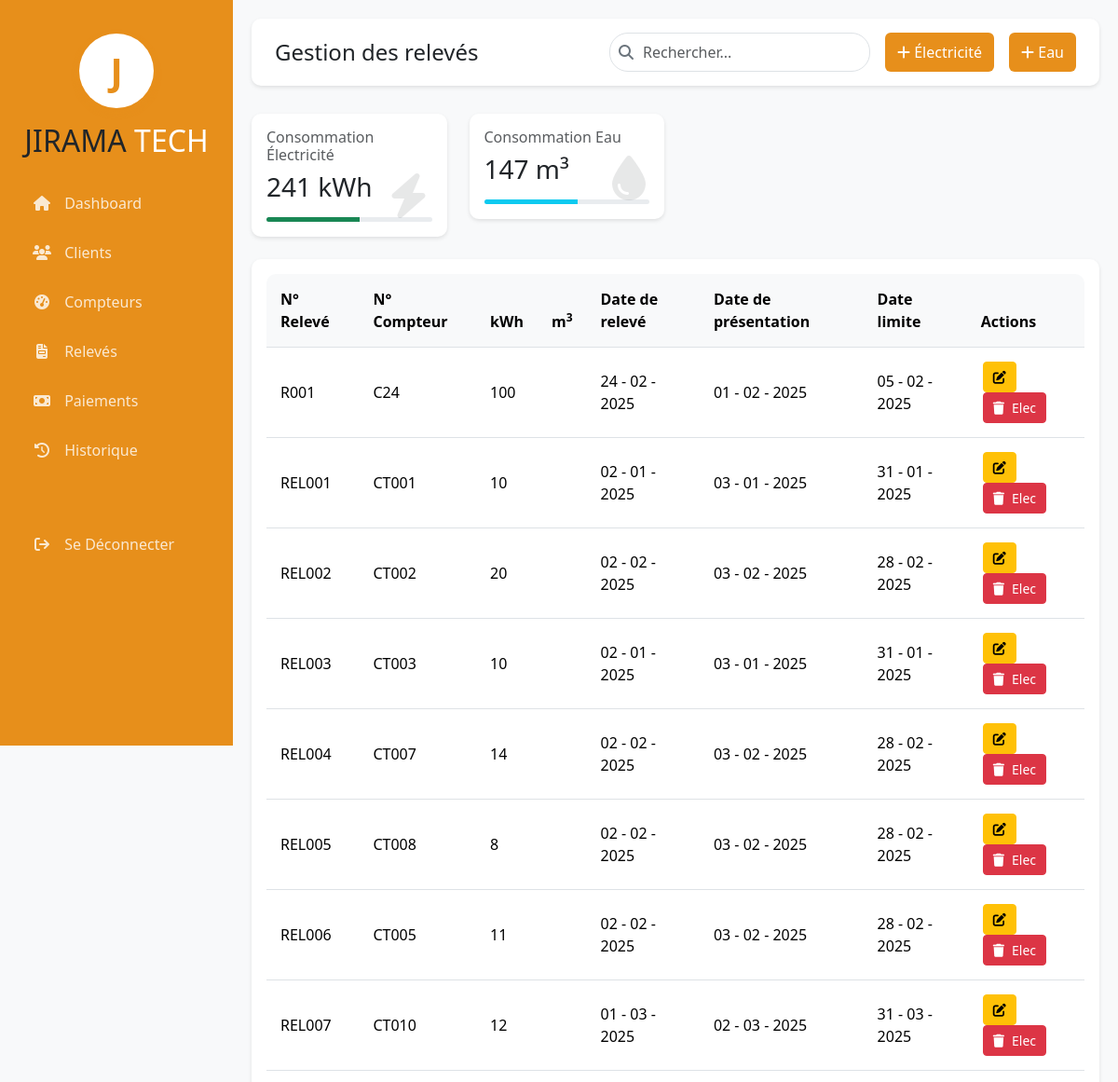
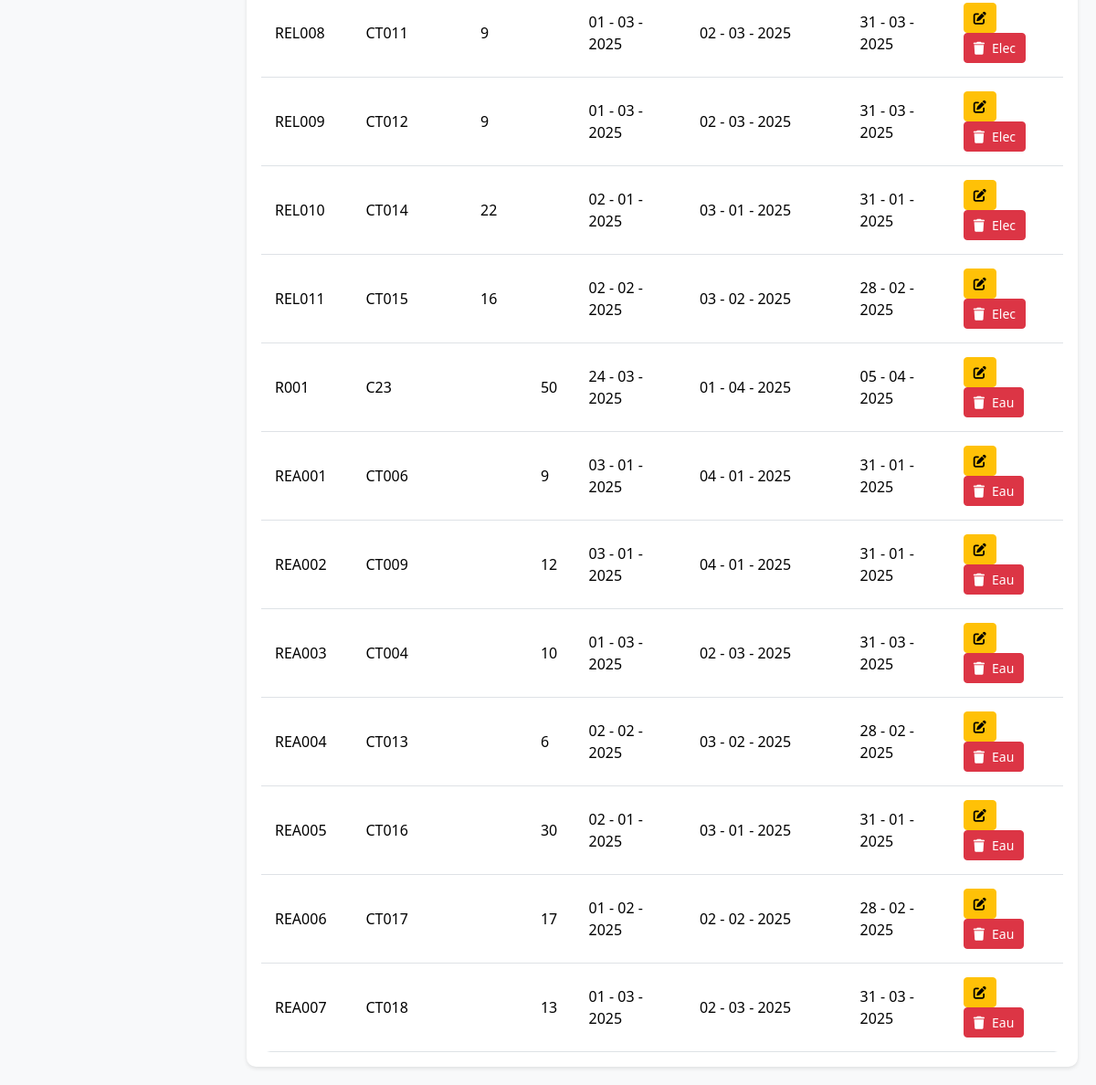
Page /releves.php on the committed database (2 pictures, top to bottom).
### tables this page shows
CREATE TABLE `releve_elec` (
  `codeElec` varchar(50) NOT NULL,
  `codecompteur` varchar(50) NOT NULL,
  `valeur1` int(11) NOT NULL,
  `date_releve` date NOT NULL,
  `date_presentation` date NOT NULL,
  `date_limite_paie` date NOT NULL
);

CREATE TABLE `releve_eau` (
  `codeEau` varchar(50) NOT NULL,
  `codecompteur` varchar(50) NOT NULL,
  `valeur2` int(11) NOT NULL,
  `date_releve2` date NOT NULL,
  `date_presentation2` date NOT NULL,
  `date_limite_paie2` date NOT NULL
);

### releves.php (the view, shortened to what this page needs)
<?php
include("siderbar.php");
?>
<div class="main-content">
    <div class="top-bar d-flex justify-content-between align-items-center">
        <h4 class="mb-0">Gestion des relevés</h4>
        <div class="d-flex gap-3">
            <div class="search-box">
                <i class="fas fa-search"></i>
                <input type="text" id="searchInput" class="form-control" placeholder="Rechercher...">
            </div>
            <button class="btn new-modal" data-bs-toggle="modal" data-bs-target="#addModalEl">
                <i class="fas fa-plus"></i> Électricité
            </button>
            <button class="btn new-modal" data-bs-toggle="modal" data-bs-target="#addModalEa">
                <i class="fas fa-plus"></i> Eau
            </button>
        </div>
    </div>
    <div class="row mb-4">
        <div class="col-md-3">
            <div class="card stats-card">
                <div class="card-body">
                    <?php
                    include 'database.php';
                    $query_selec = "SELECT SUM(valeur1) AS total_valeur1 FROM releve_elec";
                    $result=mysqli_query($con, $query_selec);
                    $row=mysqli_fetch_assoc($result);
                    $total_valeur1 = $row['total_valeur1'];
                    $max_totelec=100;
                    $progress=($total_valeur1/ $max_totelec)*100;
                    $progress=min($progress, 100);
                    ?>
                    <h6 class="text-muted">Consommation Électricité</h6>
                    <h3><?php echo $row['total_valeur1'];?> kWh</h3>
                    <div class="progress">
                        <div class="progress-bar bg-success" style="width: <?php echo $progress;?>px;"
                             aria-valuenow="<?php echo $progress;?>"
                             aria-valuemin="0" aria-valuemax="100"></div>
                    </div>
                    <i class="fas fa-bolt icon"></i>
                </div>
            </div>
        </div>
        <div class="col-md-3">
            <div class="card stats-card">
                <div class="card-body">
                    <?php
                    include 'database.php';
                    $query_seleau = "SELECT SUM(valeur2) AS total_valeur2 FROM releve_eau";
                    $result=mysqli_query($con, $query_seleau);
                    $row=mysqli_fetch_assoc($result);
                    $total_valeur2 = $row['total_valeur2'];
                    $max_toteau=100;
                    $progress=($total_valeur2/ $max_toteau)*100;
                    $progress=min($progress, 100);
                    ?>
                    <h6 class="text-muted">Consommation Eau</h6>
                    <h3><?php echo $row['total_valeur2'];?> m³</h3>
                    <div class="progress">
                        <div class="progress-bar bg-info" style="width: <?php echo $progress;?>px;"
                             aria-valuenow="<?php echo $progress;?>"
                             aria-valuemin="0" aria-valuemax="100"></div>
                    </div>
                    <i class="fas fa-tint icon"></i>
                </div>
            </div>
        </div>
    </div>
    <div class="card">
        <div class="card-body">
            <div class="table-responsive">
                <?php
                include 'database.php';
                $query_elec = "SELECT * FROM releve_elec";
                $query_run_elec = mysqli_query($con, $query_elec);
                $query_eau = "SELECT * FROM releve_eau";
                $query_run_eau = mysqli_query($con, $query_eau);
                ?>
                <table class="table" id="compteurTable">
                    <thead>
                    <tr>
                        <th>N° Relevé</th>
                        <th>N° Compteur</th>
                        <th>kWh</th>
                        <th>m<sup>3</sup></th>
                        <th>Date de relevé</th>
                        <th>Date de présentation</th>
                        <th>Date limite</th>
                        <th>Actions</th>
                    </tr>
                    </thead>
                    <?php
                    if ($query_run_elec && mysqli_num_rows($query_run_elec) > 0) {
                    while ($row = mysqli_fetch_array($query_run_elec)) {
                    ?>
                    <tbody>
                    <tr>
                        <td><?php echo $row['codeElec'];?></td>
                        <td><?php echo $row['codecompteur'];?></td>
                        <td><?php echo $row['valeur1'];?></td>
                        <td></td>
                        <td><?php echo date('d - m - Y', strtotime($row['date_releve'])); ?></td>
                        <td><?php echo date('d - m - Y', strtotime($row['date_presentation'])); ?></td>
                        <td><?php echo date('d - m - Y', strtotime($row['date_limite_paie'])); ?></td>
                        <td>
                            <div class="action-buttons">
                                <button class="btn btn-sm btn-warning" data-bs-toggle="modal" data-bs-target="#editModal-<?php echo htmlspecialchars($row['codeElec']); ?>" title="Modifier">
                                    <i class="fas fa-edit"></i>
                                </button>
                                <button class="btn btn-sm btn-danger" data-bs-toggle="modal" data-bs-target="#deleteModal" data-id="<?php echo $row['codeElec']; ?>" title="Supprimer">
                                    <i class="fas fa-trash me-2"></i>Elec
                                </button>
                            </div>
                        </td>
                    </tr>
                    <?php } ?>
                    <?php while ($row = mysqli_fetch_assoc($query_run_eau)) { ?>
                    <tr>
                        <td><?php echo $row['codeEau'];?></td>
                        <td><?php echo $row['codecompteur'];?></td>
                        <td></td>
                        <td><?php echo $row['valeur2'];?></td>
                        <td><?php echo date('d - m - Y', strtotime($row['date_releve2'])); ?></td>
                        <td><?php echo date('d - m - Y', strtotime($row['date_presentation2'])); ?></td>
                        <td><?php echo date('d - m - Y', strtotime($row['date_limite_paie2'])); ?></td>
                        <td>
                            <div class="action-buttons">
                                <button class="btn btn-sm btn-warning"  data-bs-toggle="modal" data-bs-target="#editModal1-<?php echo htmlspecialchars($row['codeEau']); ?>" title="Modifier">
                                    <i class="fas fa-edit"></i>
                                </button>
                                <button class="btn btn-sm btn-danger" data-bs-toggle="modal" data-bs-target="#deleteModal1" data-id="<?php echo htmlspecialchars($row['codeEau']); ?>">
                                    <i class="fas fa-trash me-2"></i>Eau
                                </button>
                            </div>
                        </td>
                    </tr>
                    </tbody>
                            <?php
                        }
                    } else {
                        echo "<tr><td colspan='5' class='text-center text-danger'><strong>Aucun compteur trouvé dans la base de données.</strong></td></tr>";
                    }
                    ?>
                </table>
            </div>
        </div>
    </div>
</div>

### siderbar.php (style rules this page uses)
:root { --sidebar-width: 250px; --primary-color: #1a237e; --secondary-color: #4a148c; }
body { background-color: #f8f9fa; }

### releves.php (style rules this page uses)
:root { --sidebar-width: 250px; --primary-color: #1a237e; --secondary-color: #4a148c; }
body { background-color: #f8f9fa; }
.new-modal { background: #E78F1B; color: white; }
.main-content { margin-left: var(--sidebar-width); padding: 20px; min-height: 100vh; }
.top-bar { background: white; padding: 15px 25px; border-radius: 10px; box-shadow: 0 2px 4px rgba(0,0,0,0.1); margin-bottom: 30px; }
.card { border: none; border-radius: 10px; box-shadow: 0 2px 4px rgba(0,0,0,0.1); transition: transform 0.3s ease; }
.table th { background: #f8f9fa; font-weight: 600; }
.action-buttons .btn { padding: 5px 10px; margin: 0 2px; transition: all 0.3s ease; }
.search-box { position: relative; }
.search-box i { position: absolute; left: 10px; top: 50%; transform: translateY(-50%); color: #6c757d; }
.search-box input { padding-left: 35px; border-radius: 20px; }
.form-control, .form-select { border-radius: 8px; border: 1px solid #dee2e6; padding: 8px 12px; }
.stats-card { position: relative; overflow: hidden; }
.stats-card .icon { position: absolute; right: 20px; bottom: 20px; font-size: 48px; opacity: 0.1; }
.progress { height: 5px; margin-top: 15px; }
.table-responsive { border-radius: 10px; }
.table { margin-bottom: 0; }
.table thead th { border-top: none; background: #f8f9fa; padding: 15px; }
.table tbody td { padding: 15px; vertical-align: middle; }

### rows in the picture
releve_elec: codeElec "R001", codecompteur "C24", valeur1 "100", date_releve "24 - 02 - 2025", date_presentation "01 - 02 - 2025", date_limite_paie "05 - 02 - 2025"
releve_elec: codeElec "REL001", codecompteur "CT001", valeur1 "10", date_releve "02 - 01 - 2025", date_presentation "03 - 01 - 2025", date_limite_paie "31 - 01 - 2025"
releve_elec: codeElec "REL002", codecompteur "CT002", valeur1 "20", date_releve "02 - 02 - 2025", date_presentation "03 - 02 - 2025", date_limite_paie "28 - 02 - 2025"
releve_elec: codeElec "REL003", codecompteur "CT003", valeur1 "10", date_releve "02 - 01 - 2025", date_presentation "03 - 01 - 2025", date_limite_paie "31 - 01 - 2025"
releve_elec: codeElec "REL004", codecompteur "CT007", valeur1 "14", date_releve "02 - 02 - 2025", date_presentation "03 - 02 - 2025", date_limite_paie "28 - 02 - 2025"
releve_elec: codeElec "REL005", codecompteur "CT008", valeur1 "8", date_releve "02 - 02 - 2025", date_presentation "03 - 02 - 2025", date_limite_paie "28 - 02 - 2025"
releve_elec: codeElec "REL006", codecompteur "CT005", valeur1 "11", date_releve "02 - 02 - 2025", date_presentation "03 - 02 - 2025", date_limite_paie "28 - 02 - 2025"
releve_elec: codeElec "REL007", codecompteur "CT010", valeur1 "12", date_releve "01 - 03 - 2025", date_presentation "02 - 03 - 2025", date_limite_paie "31 - 03 - 2025"
releve_elec: codeElec "REL008", codecompteur "CT011", valeur1 "9", date_releve "01 - 03 - 2025", date_presentation "02 - 03 - 2025", date_limite_paie "31 - 03 - 2025"
releve_elec: codeElec "REL009", codecompteur "CT012", valeur1 "9", date_releve "01 - 03 - 2025", date_presentation "02 - 03 - 2025", date_limite_paie "31 - 03 - 2025"
releve_elec: codeElec "REL010", codecompteur "CT014", valeur1 "22", date_releve "02 - 01 - 2025", date_presentation "03 - 01 - 2025", date_limite_paie "31 - 01 - 2025"
releve_elec: codeElec "REL011", codecompteur "CT015", valeur1 "16", date_releve "02 - 02 - 2025", date_presentation "03 - 02 - 2025", date_limite_paie "28 - 02 - 2025"
releve_eau: codeEau "R001", codecompteur "C23", valeur2 "50", date_releve2 "24 - 03 - 2025", date_presentation2 "01 - 04 - 2025", date_limite_paie2 "05 - 04 - 2025"
releve_eau: codeEau "REA001", codecompteur "CT006", valeur2 "9", date_releve2 "03 - 01 - 2025", date_presentation2 "04 - 01 - 2025", date_limite_paie2 "31 - 01 - 2025"
releve_eau: codeEau "REA002", codecompteur "CT009", valeur2 "12", date_releve2 "03 - 01 - 2025", date_presentation2 "04 - 01 - 2025", date_limite_paie2 "31 - 01 - 2025"
releve_eau: codeEau "REA003", codecompteur "CT004", valeur2 "10", date_releve2 "01 - 03 - 2025", date_presentation2 "02 - 03 - 2025", date_limite_paie2 "31 - 03 - 2025"
releve_eau: codeEau "REA004", codecompteur "CT013", valeur2 "6", date_releve2 "02 - 02 - 2025", date_presentation2 "03 - 02 - 2025", date_limite_paie2 "28 - 02 - 2025"
releve_eau: codeEau "REA005", codecompteur "CT016", valeur2 "30", date_releve2 "02 - 01 - 2025", date_presentation2 "03 - 01 - 2025", date_limite_paie2 "31 - 01 - 2025"
releve_eau: codeEau "REA006", codecompteur "CT017", valeur2 "17", date_releve2 "01 - 02 - 2025", date_presentation2 "02 - 02 - 2025", date_limite_paie2 "28 - 02 - 2025"
releve_eau: codeEau "REA007", codecompteur "CT018", valeur2 "13", date_releve2 "01 - 03 - 2025", date_presentation2 "02 - 03 - 2025", date_limite_paie2 "31 - 03 - 2025"

### other values in the picture
$row['total_valeur1'] "241"
$row['total_valeur2'] "147"
